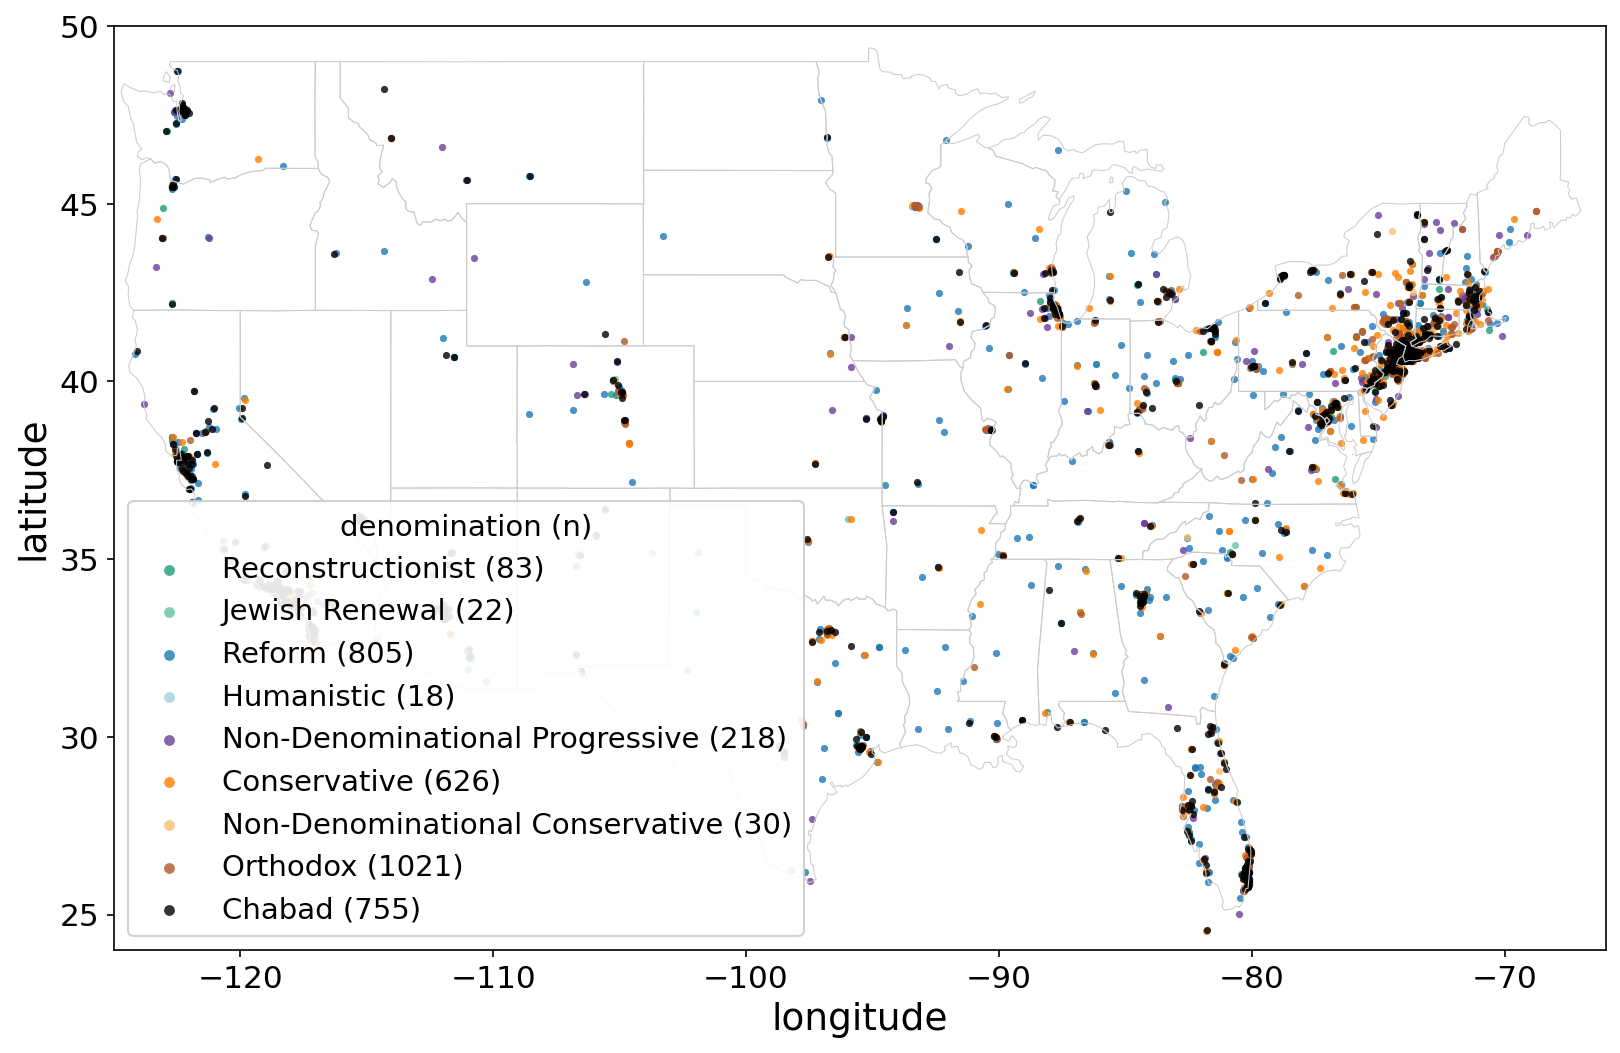

The Python source for this figure:
"""
Point cloud of synagogues across the United States, coloured by denomination.

Each synagogue with coordinates and a known canonical denomination
(synagogues.denomination_canonical, excluding NULL / 'Unknown') is plotted at
its lat/lon and coloured by that denomination. Unlike the action point cloud
this is a *categorical* map, so each denomination gets its own colour and its
own (legend-toggleable) trace in the interactive version.

Denomination is a property of the synagogue record independent of crawling, so
the full geocoded+denominated population is shown here (no crawl filter and no
action-outlier exclusion — those only matter for action-count analyses).

Outputs:
  synagogue_denomination_map.png   — static map (CONUS) with state outlines
  synagogue_denomination_map.html  — interactive plotly scattergeo (zoomable)

Usage:
    python 11_analysis/synagogue_denomination_map.py
"""

import os
import sys
from pathlib import Path

import matplotlib
matplotlib.use("Agg")
import matplotlib.pyplot as plt
import pandas as pd
import plotly.graph_objects as go
import psycopg2
from dotenv import load_dotenv

ROOT = Path(__file__).parent.parent
load_dotenv(ROOT / ".env")
HERE = Path(__file__).parent
sys.path.insert(0, str(HERE / "recreate_existing"))
import recreate_common as rc  # noqa: E402

rc.apply_font_sizes(plt)     # central AXIS_FONT_SIZE typography

STATES_GEOJSON = ("https://raw.githubusercontent.com/PublicaMundi/MappingAPI/"
                  "master/data/geojson/us-states.json")

# Fixed denomination order + colour-blind-aware qualitative palette, roughly
# arranged liberal -> traditional so neighbouring colours group sensibly.
DENOM_ORDER = [
    "Reconstructionist",
    "Jewish Renewal",
    "Reform",
    "Humanistic",
    "Non-Denominational Progressive",
    "Conservative",
    "Non-Denominational Conservative",
    "Orthodox",
    "Chabad",
]
# Modern Orthodox is folded into Orthodox at load time (DB unchanged).
DENOM_MERGE = {"Modern Orthodox": "Orthodox"}
DENOM_COLORS = {
    "Reconstructionist":               "#1b9e77",
    "Jewish Renewal":                  "#66c2a5",
    "Reform":                          "#1f78b4",
    "Humanistic":                      "#a6cee3",
    "Non-Denominational Progressive":  "#6a3d9a",
    "Conservative":                    "#ff7f00",
    "Non-Denominational Conservative": "#fdbf6f",
    "Orthodox":                        "#b15928",
    "Chabad":                          "#000000",
}


def get_conn():
    return psycopg2.connect(
        host=os.getenv("DB_HOST", "localhost"),
        port=int(os.getenv("DB_PORT", 8989)),
        dbname=os.getenv("DB_NAME", "synagogues"),
        user=os.getenv("DB_USER", "research"),
        password=os.getenv("DB_PASSWORD"),
    )


def load_points() -> pd.DataFrame:
    conn = get_conn()
    cur = conn.cursor()
    cur.execute("""
        SELECT id, name, lat, lon, denomination_canonical
        FROM synagogues
        WHERE lat IS NOT NULL AND lon IS NOT NULL
          AND denomination_canonical IS NOT NULL
          AND denomination_canonical <> 'Unknown'
    """)
    df = pd.DataFrame(cur.fetchall(),
                      columns=["id", "name", "lat", "lon", "denomination"])
    df["denomination"] = df["denomination"].replace(DENOM_MERGE)  # Modern Orthodox -> Orthodox
    cur.close(); conn.close()
    return df


def main():
    df = load_points()
    counts = df["denomination"].value_counts()
    # any denomination present but not in the fixed order gets appended
    order = [d for d in DENOM_ORDER if d in counts.index]
    order += [d for d in counts.index if d not in DENOM_ORDER]
    print(f"Synagogues plotted: {len(df)} across {len(order)} denominations")
    for d in order:
        print(f"  {counts[d]:5d}  {d}")

    import geopandas as gpd
    states = gpd.read_file(STATES_GEOJSON)

    # ── static PNG ─────────────────────────────────────────────────────────────
    fig, ax = plt.subplots(figsize=(14, 8))
    states.boundary.plot(ax=ax, color="0.8", linewidth=0.5)
    for d in order:
        sub = df[df["denomination"] == d]
        ax.scatter(sub["lon"], sub["lat"],
                   c=DENOM_COLORS.get(d, "0.5"), s=12, alpha=0.8,
                   linewidths=0, label=f"{d} ({len(sub)})")
    ax.set_xlim(-125, -66); ax.set_ylim(24, 50)
    ax.set_xlabel("longitude"); ax.set_ylabel("latitude")
    ax.legend(loc="lower left", markerscale=1.5, framealpha=0.9,
              title="denomination (n)")
    fig.savefig(HERE / "synagogue_denomination_map.png", dpi=150, bbox_inches="tight")
    print(f"Wrote {HERE/'synagogue_denomination_map.png'}")

    # ── interactive HTML (one trace per denomination -> legend toggles) ─────────
    fig2 = go.Figure()
    for d in order:
        sub = df[df["denomination"] == d]
        fig2.add_trace(go.Scattergeo(
            lon=sub["lon"], lat=sub["lat"], mode="markers",
            name=f"{d} ({len(sub)})",
            marker=dict(size=5, color=DENOM_COLORS.get(d, "#888888"),
                        opacity=0.85, line=dict(width=0)),
            text=[f"{n}<br>{d}" for n in sub["name"]],
            hovertemplate="%{text}<extra></extra>",
        ))
    fig2.update_geos(scope="usa")
    fig2.update_layout(
        font=dict(size=rc.FS_PLOTLY),   # central AXIS_FONT_SIZE typography
        margin=dict(l=0, r=0, t=10, b=0),
        legend=dict(title="denomination (n)", x=0.01, y=0.99,
                    yanchor="top", xanchor="left", bgcolor="rgba(255,255,255,0.8)"),
    )
    fig2.write_html(HERE / "synagogue_denomination_map.html")
    print(f"Wrote {HERE/'synagogue_denomination_map.html'}")


if __name__ == "__main__":
    main()
